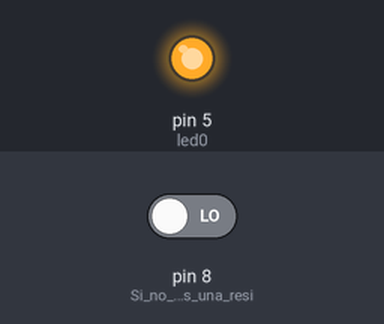
This sketch was run on a simulated Arduino Uno, built with avr-gcc and run on an emulated ATmega328P. On the bench: output pins drawn as LEDs (lit = HIGH). The inputs (shaded band) are chosen by the test bench; at power-on: pin 8 (Si_no_conectamos_una_resi) LOW. What the sketch prints to the serial monitor is not drawn.

Above: at 1.2 s.
1.3 s: pin 8 (Si_no_conectamos_una_resi) driven HIGH
At 1.9 s:
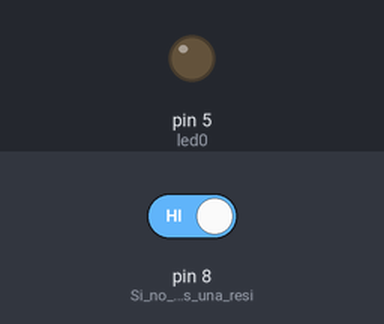
2.8 s: pin 8 (Si_no_conectamos_una_resi) driven LOW
At 4.3 s:
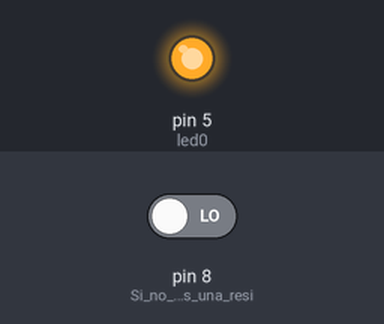
Timing chart, 0 to 5.8 s (numbered marks = the images above; inputs shaded):
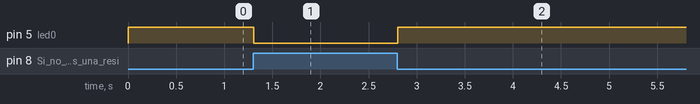

The sketch:

s03_digitalRead.ino
```cpp
/* Ejercicio para hacer lectura de un Soft Button
utilizando digitalRead();
*/

int valSensor; // declaramos una variable que almacenará la lectura del sensor
const int led0=5 ; // declaramos una constante para el número de pin de nuestro sensor

void setup() {
  Serial.begin(9600);
  pinMode(8, INPUT); // Si no conectamos una resistencia y hacemos el circuito utilizando la resistencia interna de Arduino, entonces necesitaremos colocar: INPUT_PULLUP
  pinMode(led0, OUTPUT);
}

void loop() {
  valSensor = digitalRead(8);
  Serial.println(valSensor);
  if(valSensor== HIGH){
digitalWrite(led0,  LOW);
  }else{
digitalWrite(led0, HIGH);
  }
}
```

Measured:
- after the input at 1.3 s, pin 5 (led0): HIGH → LOW at once
- after the input at 2.8 s, pin 5 (led0): LOW → HIGH at once
